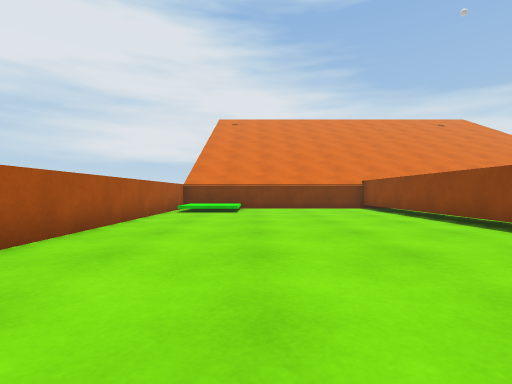
view 1 (above)

16 first-person views from a walk through a Unity game level. The camera is 0.68 m above the floor, looks level and sees 85° across. The floor is counted in squares, 1 m on a side. Each view is taken from the middle of a square. On the plan, view 1 faces up. The plan holds only what a view shows up to about 9 squares ahead; the rest is blank. The place goes on beyond the plan. The player is left out. Surface patterns are stand-ins for the level's own textures.

view 2
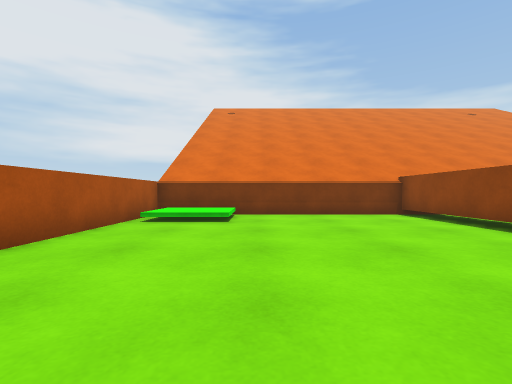

view 3
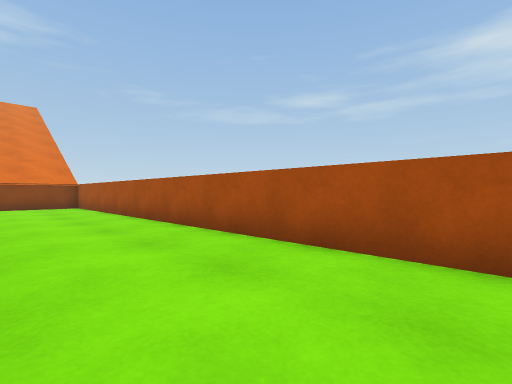

view 4
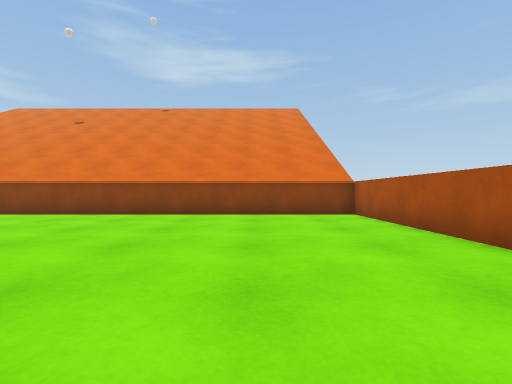

view 5
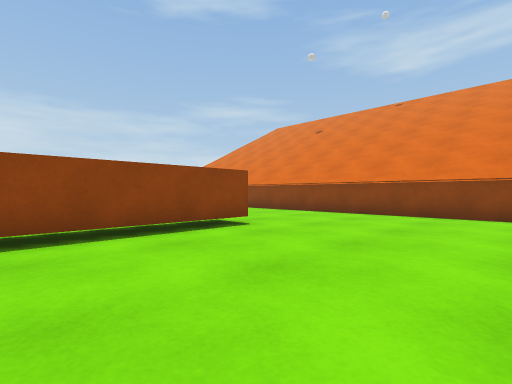

view 6
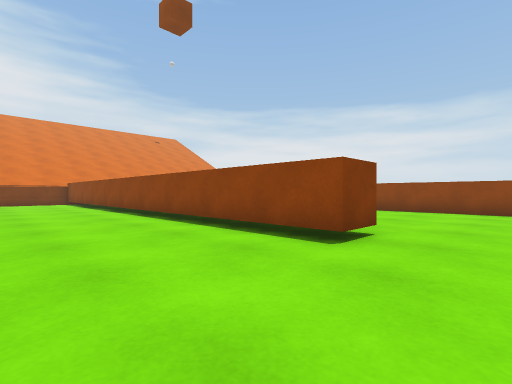

view 7
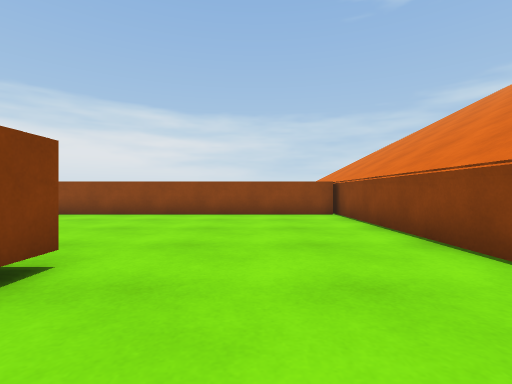

view 8
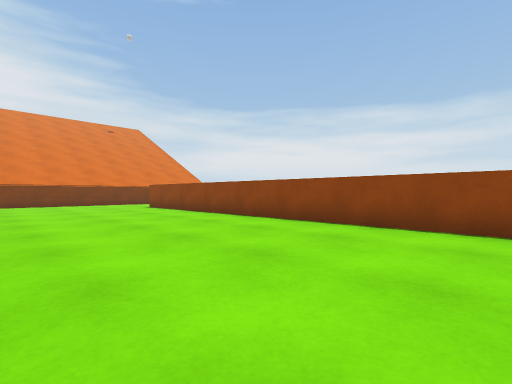

view 9
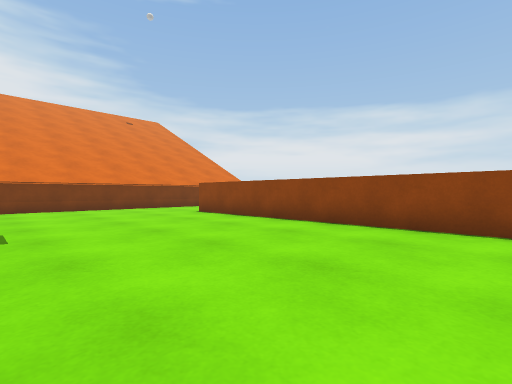

view 10
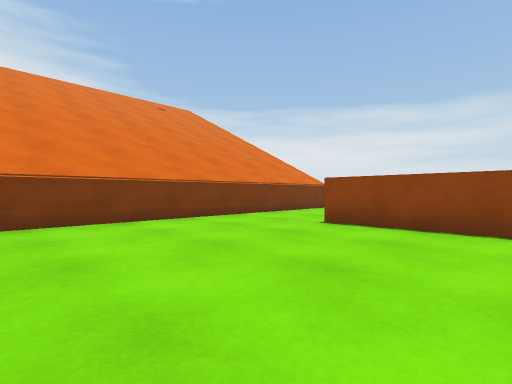

view 11
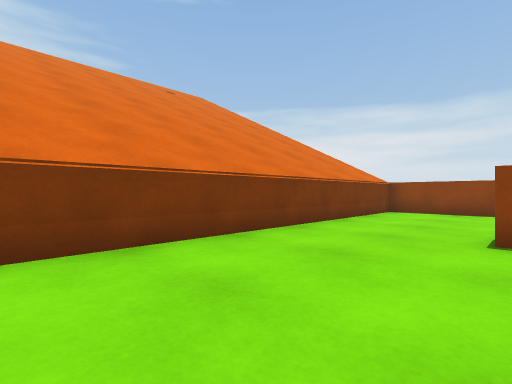

view 12
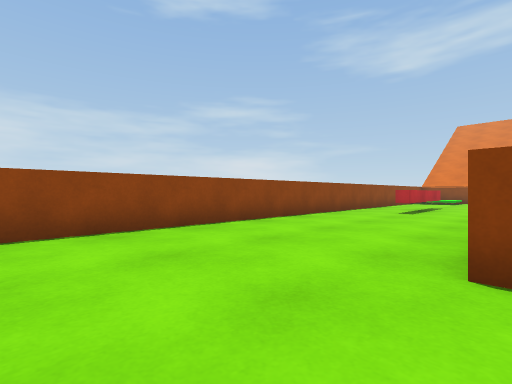

view 13
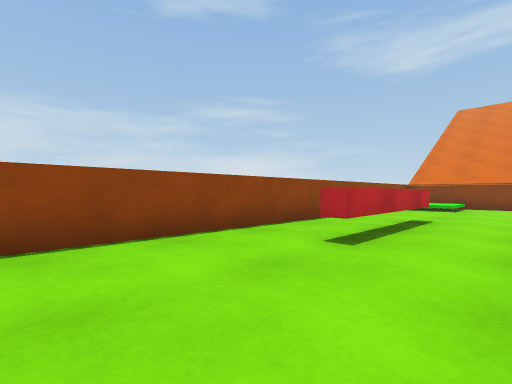

view 14
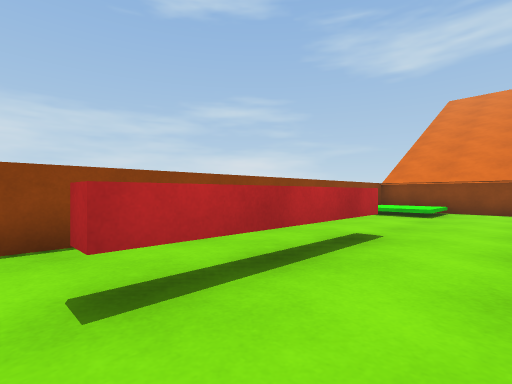

view 15
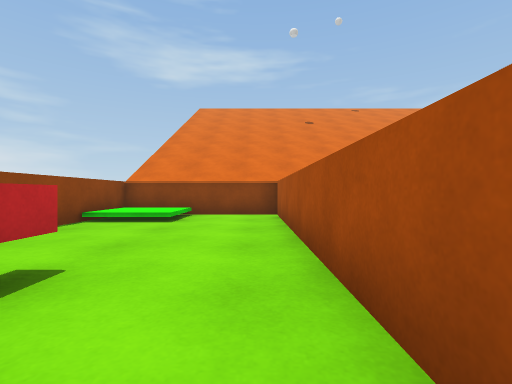

view 16
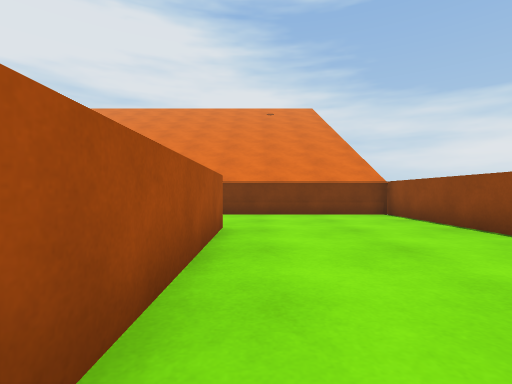

### Floor plan
Key: @ floor where view 1 was taken; # wall or solid block; . floor; ^ raised ledge.
Columns run from 3 left of view 1 to 17 right of it. Each row starts with its distance up from view 1.
 12 #####################
 11 #^^.....#...........#
 10 #^^.....#...........#
  9 #.......#...........#
  8 #.......#......#....#
  7 #.......#......#....#
  6 #.......#......#....#
  5 #.......#......#....#
  4 #.......#......#....#
  3 #.......#......#....#
  2 #.......#......#....#
  1 #.......#......#..^.#
  0 #..@....#......#..^.#
 -1 #.......#......#..^.#
 -2 #.......#......#..^.#
 -3 #.......#......#....#
 -4 #.......#......#....#
 -5 #..............#....#
 -6 #..............#....#
 -7 #..............#..^^#
 -8 #..............#..^^#
 -9 #####################

Where each view was taken, in squares from view 1:
view 1: 0 up, 0 right, facing up
view 2: 3 up, 0 right, facing up
view 3: 5 up, 0 right, facing down-left
view 4: 0 up, 0 right, facing down
view 5: 0 up, 0 right, facing down-right
view 6: 6 down, 1 right, facing up-right
view 7: 6 down, 3 right, facing right
view 8: 4 down, 6 right, facing up-right
view 9: 0 up, 6 right, facing up-right
view 10: 5 up, 6 right, facing up-right
view 11: 8 up, 7 right, facing up-right
view 12: 11 up, 12 right, facing down-right
view 13: 5 up, 13 right, facing down-right
view 14: 2 up, 13 right, facing down-right
view 15: 0 up, 13 right, facing down
view 16: 3 up, 13 right, facing up
